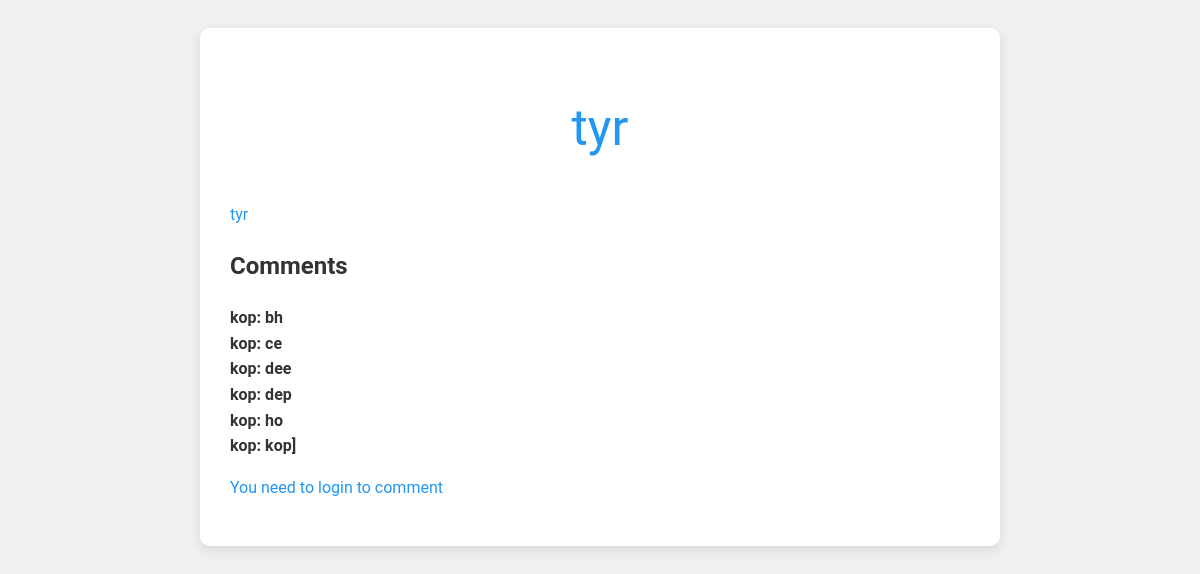
Page /post/9 on the committed database.
### tables this page shows
CREATE TABLE post(
id INTEGER PRIMARY KEY AUTOINCREMENT,
title TEXT NOT NULL,
content TEXT NOT NULL
, author_id INTEGER);

CREATE TABLE user(
        id INTEGER PRIMARY KEY AUTOINCREMENT,
        username TEXT UNIQUE NOT NULL,
        password_hash TEXT NOT NULL, email TEXT);

CREATE TABLE comment (id INTEGER PRIMARY KEY AUTOINCREMENT, text TEXT, post_id INTEGER NOT NULL, user_id INTEGER NOT NULL);

### main.py (the view)
@app.route('/post/<post_id>')
def post(post_id):
    cursor.execute("SELECT * FROM post WHERE id = ?", (post_id,))
    posts = cursor.fetchone()
    cursor.execute("SELECT * FROM comment WHERE post_id = ?", (post_id,))
    comments = cursor.fetchall()
    cursor.execute("SELECT * FROM user WHERE id=?", (post_id,))
    user = cursor.fetchone()
    post_dict = {"post_id": posts[0], "title": posts[1], "content": posts[2]}
    return render_template("post.html", post=post_dict, comments=comments, user=user)

### main.py (called while the page is built)
@app.teardown_appcontext
def close_connection(exception):
    close_db()

### templates/post.html (shortened to what this page needs)
<!DOCTYPE html>
<html lang="en">
<head>
    <link rel="stylesheet" href="/static/style.css">
</head>
<body>
<div class="blog">
    <div class="card">
        <h1>{{post.title}}</h1>
        <p>{{post.content}}</p>
        <h2>Comments</h2>
        {% if comments %}
            {% for comment in comments %}
                <div class="comment">
                    <b>{{user[1]}}: {{comment[1]}}</b>
                </div>
            {% endfor %}
        {% else %}
            <p>No comments</p>
        {% endif %}
    {% if current_user.is_authenticated %}
        <h3>Add comment</h3>
        <form method="POST" action="{{url_for('add_comment', post_id=post.post_id)}}">
            <textarea name="text" rows="3" required></textarea>
            <button type="submit">Send</button>
        </form>
    {% else %}
        <p>You need to login to comment</p>
    {% endif %}
    </div>
</div>
</body>
</html>

### static/style.css (style rules this page uses)
h1 { color:#2196F3; text-align:center; font-size:50px; font-weight: 400; margin-top:30px; }
p { text-align:left; color:#2196F3; text-decoration:none; }
body { background-color:#F0F0F0; font-family: 'Roboto', sans-serif; color:#333; line-height:1.6; }
.blog { margin: auto; max-width:800px; padding:20px; }
.card { padding:30px; margin-bottom:25px; background-color:#fff; box-shadow:0 4px 12px rgba(0, 0, 0, 0.1); border:none; border-radius:10px; text-align: left; }

### rows in the picture
post: title "tyr", content "tyr"
comment: text "bh"
user: username "kop"
comment: text "ce"
comment: text "dee"
comment: text "dep"
comment: text "ho"
comment: text "kop]"
